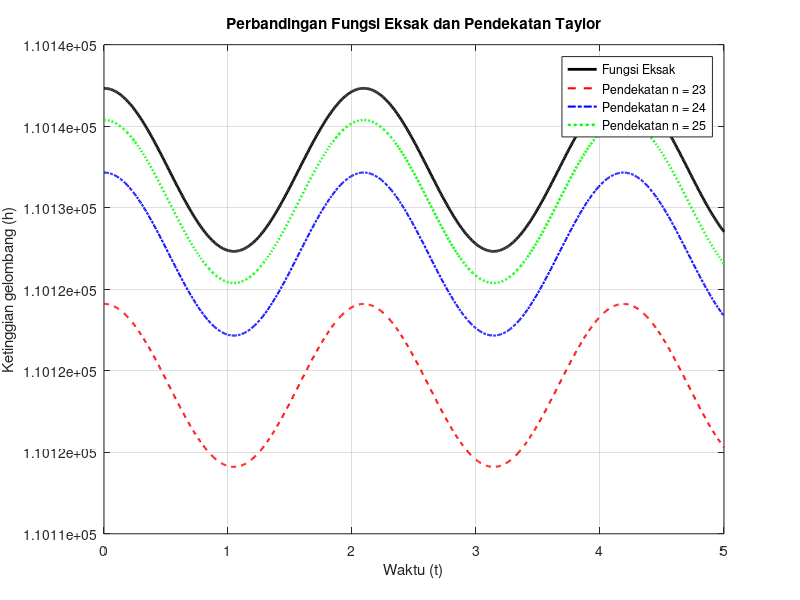

Here is the MATLAB script that generated this plot:

clc;
clear;
close all;

% ==========================================
% KASUS 1: GALAT DAN ERROR PEMOTONGAN
% Program GNU Octave
% ==========================================

% 1. Memasukkan data yang diketahui
lambda = 12;
v = 36;
x = 10;
h0 = 5;

% Membuat rentang waktu dari 0 sampai 5
t = linspace(0, 5, 1001);

% Menghitung argumen fungsi cosinus
z = t .* v ./ lambda;

% 2. Menghitung fungsi eksak
h_eksak = h0 .* (cos(z) + exp(x));

% Menentukan batas iterasi
N = [23, 24, 25];

% Menyiapkan tempat penyimpanan hasil
hasil = zeros(length(N), length(t));
galat_mutlak = zeros(1, length(N));
galat_relatif = zeros(1, length(N));

% 3. Menghitung fungsi pendekatan
for i = 1:length(N)

    n = N(i);

    % Pendekatan fungsi cosinus menggunakan deret Taylor
    cos_approx = zeros(size(z));

    for k = 0:n
        cos_approx = cos_approx + ...
            ((-1)^k .* z.^(2*k)) ./ factorial(2*k);
    end

    % Pendekatan fungsi eksponensial menggunakan deret Taylor
    exp_approx = 0;

    for k = 0:n
        exp_approx = exp_approx + x^k / factorial(k);
    end

    % Menghitung fungsi pendekatan gelombang
    hasil(i,:) = h0 .* (cos_approx + exp_approx);

    % Menghitung galat mutlak setiap titik
    galat = abs(hasil(i,:) - h_eksak);

    % Menghitung rata-rata galat mutlak
    galat_mutlak(i) = mean(galat);

    % Menghitung rata-rata galat relatif dalam persen
    galat_relatif(i) = ...
        mean(galat ./ abs(h_eksak)) * 100;

end

% 4. Membuat grafik perbandingan
figure;

plot(t, h_eksak, 'k-', 'LineWidth', 2);
hold on;

plot(t, hasil(1,:), 'r--', 'LineWidth', 1.5);
plot(t, hasil(2,:), 'b-.', 'LineWidth', 1.5);
plot(t, hasil(3,:), 'g:', 'LineWidth', 1.8);

grid on;

xlabel('Waktu (t)');
ylabel('Ketinggian gelombang (h)');

title('Perbandingan Fungsi Eksak dan Pendekatan Taylor');

legend('Fungsi Eksak', ...
       'Pendekatan n = 23', ...
       'Pendekatan n = 24', ...
       'Pendekatan n = 25', ...
       'location', 'best');

hold off;

% 5. Menampilkan hasil perhitungan
fprintf('\nHASIL KASUS 1\n');
fprintf('========================================\n');

for i = 1:length(N)

    fprintf('Batas iterasi n = %d\n', N(i));

    fprintf('Rata-rata galat mutlak = %.10f\n', ...
        galat_mutlak(i));

    fprintf('Rata-rata galat relatif = %.10f persen\n\n', ...
        galat_relatif(i));

end

% 6. Memeriksa toleransi error sebesar 1 persen
fprintf('PEMERIKSAAN TOLERANSI ERROR\n');

for i = 1:length(N)

    if galat_relatif(i) < 1
        fprintf('n = %d memenuhi toleransi 1 persen.\n', N(i));
    else
        fprintf('n = %d tidak memenuhi toleransi 1 persen.\n', N(i));
    end

end
